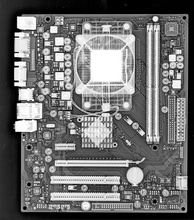
%> input picture gradient/xray.jpg, 194 x 220 px, shrunk from 442 x 500 before the run
$ octave gradients.m   (GNU Octave 9; MATLAB toolbox functions it lacks are replaced by stand-ins)
%> lines starting %> are read from the running program, lines starting %| are printed output that depends on the picture; in (x1, y1, x2, y2) boxes, pixels count from 0 and x2, y2 are one past the last pixel; in counts of white or black regions, pixels touching at a corner belong together; the program's own positions count from 1
%> further down, i is the input picture: size 220x194x3 uint8; min 0, max 255, mean 111
### gradient/filterify.m
function [ image ] = filterify( img, fil, type )
%> called with fil = [-1 -1 -1; 0 0 0; 1 1 1], type = 'corr'
%FILTERIFY clone of imfilter
%   img is the input image
%   fil is the input filter(can be of variable size)
%   type can either be 'conv' or 'corr' where 'conv' signifies convolution
%   and 'corr' signifies correlation
%   there is no padding in this function so the if the filter is a 3x3
%   filter, 1 row and 1 column would be omitted and for 5x5, 2 rows and 2
%   columns would be omitted in the calculation and so on...

s = size(img);
%> s = [220 194]
t = size(s);
%> t = [1 2]

if t(2) == 3
    img = im2double(rgb2gray(img));
else
    img = im2double(img);
end

fil = im2double(fil);

%correlation or convolution
%if conv then convolution otherwise correlation
if strcmp(type,'conv')
    fil = rot90(fil,2);
end

[image_rows,image_cols] = size(img);
%> image_rows = 220; image_cols = 194
image = zeros(image_rows,image_cols);
[filter_rows,filter_cols] = size(fil);

diff_rows = ceil(filter_rows/2);
diff_cols = ceil(filter_cols/2);

for row = 1:diff_rows
    image(row,:) = img(row,:);
end

for col = 1:diff_cols
    image(:,col) = img(:,col);
end
%> image: size 220x194 double; min 0, max 0.22, mean 0.00212

for row = image_rows-diff_rows:image_rows
    image(row,:) = img(row,:);
end
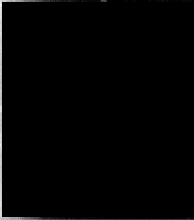
%> image: size 220x194 double; min 0, max 0.22, mean 0.00266; drawn with min black and max white

for col = image_cols-diff_cols:image_cols
    image(:,col) = img(:,col);
end
%> image: size 220x194 double; 0.93% of pixels changed, all inside (x1, y1, x2, y2) = (191, 2, 194, 217)

for row = diff_rows:image_rows-diff_rows+1
    for col = diff_cols:image_cols-diff_cols+1
        sum = 0;
        r = row-1;
        c = col-1;
        for i = 1:filter_rows
            for j = 1:filter_cols
                sum = sum + img(r+i-diff_rows+1,c+j-diff_cols+1)*fil(i,j);
            end
        end
        image(row,col) = sum;
    end
end
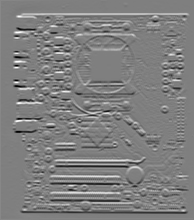
%> image: size 220x194 double; min -2.98, max 2.99, mean 0.00171; drawn with min black and max white

%scaling matrix to uint8 standards
%min value corresponds to 0
%max value corresponds to 255
%image = image - min(image(:));
%image = image ./ max(image(:));
%image = image ./ 255;

%im2uint8 does automatic scaling! comment out the following line to see
%normalized output, the line is currently commented out to see the
%difference between convolution and correlation in the test script
%otherwise all values above 1 are normalized to 255
%image = im2uint8(image);
end

### gradient/gradients.m
i = imread('xray.jpg');
i = rgb2gray(i);

%define prewitt filter
prewitt_x = [-1 -1 -1; 0 0 0; 1 1 1];
prewitt_y = [-1 0 1; -1 0 1; -1 0 1];

%define sobel filter
sobel_x = [-1 -2 -1; 0 0 0; 1 2 1];
sobel_y = [-1 0 1; -2 0 2; -1 0 1];

%applying prewitt filter
i_p_x = filterify(i,prewitt_x,'corr');
i_p_y = filterify(i,prewitt_y,'corr');
%> call 2 of filterify, with fil = [-1 0 1; -1 0 1; -1 0 1], type = 'corr'
%> after the loop in filterify (call 2), `for row = diff_rows:image_rows-diff_rows+1`:
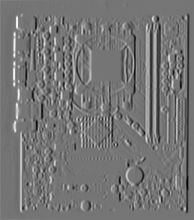
%> image: size 220x194 double; min -2.56, max 2.99, mean -0.00384; drawn with min black and max white

%M matrix
M_prewitt = abs(i_p_x) + abs(i_p_y);
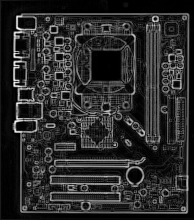
%> M_prewitt: size 220x194 double; min 0, max 3.66, mean 0.615; drawn with min black and max white

%alpha matrix in degrees
Alpha_prewitt = atand(i_p_y/i_p_x);

%save to disk
imwrite(M_prewitt,'xray_M_prewitt.jpg');
imwrite(Alpha_prewitt, 'xray_Alpha_prewitt.jpg');
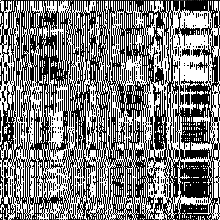
%> saved as xray_Alpha_prewitt.jpg: size 220x220 uint8; min 0, max 255, mean 124.9

imshow(M_prewitt);
figure, imshow(Alpha_prewitt);

%applying sobel filter
i_s_x = filterify(i,sobel_x,'corr');
i_s_y = filterify(i,sobel_y,'corr');

%M matrix
M_sobel = abs(i_s_x) + abs(i_s_y);

%alpha matrix in degrees
Alpha_sobel = atand(i_s_y/i_s_x);

%save to disk
imwrite(M_sobel,'xray_M_sobel.jpg');
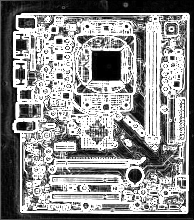
%> saved as xray_M_sobel.jpg: size 220x194 uint8; min 0, max 255, mean 141.7
imwrite(Alpha_sobel, 'xray_Alpha_sobel.jpg');
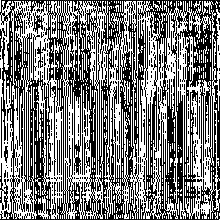
%> saved as xray_Alpha_sobel.jpg: size 220x220 uint8; min 0, max 255, mean 124.9; mean of the top-left, top-right, bottom-left and bottom-right quarters 124.6, 123.4, 130.4, 121.3

figure, imshow(M_sobel);
figure, imshow(Alpha_sobel);
